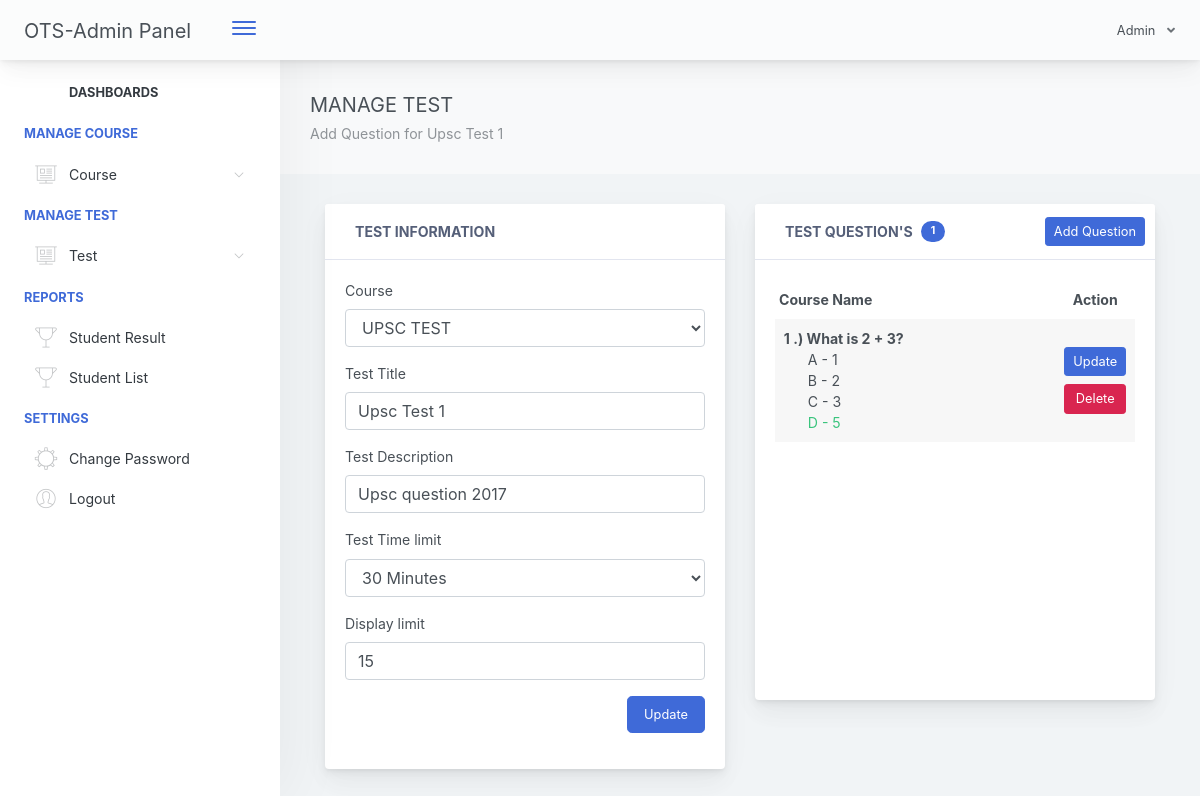
/admin/manage-test.php?id=3 (signed in), run on the app's committed database.
### tables this page shows
CREATE TABLE `test_tbl` (
  `test_id` int(11) NOT NULL,
  `cou_id` int(11) NOT NULL,
  `test_title` varchar(1000) NOT NULL,
  `test_time_limit` varchar(1000) NOT NULL,
  `test_questlimit_display` int(11) NOT NULL,
  `test_description` varchar(1000) NOT NULL,
  `test_created` timestamp NOT NULL DEFAULT current_timestamp() ON UPDATE current_timestamp()
);

CREATE TABLE `course_tbl` (
  `cou_id` int(11) NOT NULL,
  `cou_name` varchar(1000) NOT NULL,
  `cou_created` timestamp NOT NULL DEFAULT current_timestamp() ON UPDATE current_timestamp()
);

CREATE TABLE `test_question_tbl` (
  `tqt_id` int(11) NOT NULL,
  `test_id` int(11) NOT NULL,
  `test_question` varchar(1000) NOT NULL,
  `test_ch1` varchar(1000) NOT NULL,
  `test_ch2` varchar(1000) NOT NULL,
  `test_ch3` varchar(1000) NOT NULL,
  `test_ch4` varchar(1000) NOT NULL,
  `test_answer` varchar(1000) NOT NULL,
  `test_status` varchar(1000) NOT NULL DEFAULT 'active',
  `test_explain` varchar(255) NOT NULL
);

### admin/manage-test.php (the view, shortened to what this page needs)
<?php include("includes/header.php"); ?>
<div class="app-main">
<?php include("includes/sidebar.php"); ?>
<?php
   $exId = $_GET['id'];
   $selTest = $dbh->query("SELECT * FROM test_tbl WHERE test_id='$exId' ");
   $selTestRow = $selTest->fetch(PDO::FETCH_ASSOC);
   $courseId = $selTestRow['cou_id'];
   $selCourse = $dbh->query("SELECT cou_name as courseName FROM course_tbl WHERE cou_id='$courseId' ")->fetch(PDO::FETCH_ASSOC);
 ?>
<div class="app-main__outer">
        <div class="app-main__inner">
            <div class="app-page-title">
                <div class="page-title-wrapper">
                     <div class="page-title-heading">
                        <div> MANAGE TEST
                            <div class="page-title-subheading">
                              Add Question for <?php echo $selTestRow['test_title']; ?>
                            </div>
                        </div>
                    </div>
                </div>
            </div>
            <div class="col-md-12">
            <div id="refreshData">
            <div class="row">
                  <div class="col-md-6">
                      <div class="main-card mb-3 card">
                          <div class="card-header">
                            <i class="header-icon lnr-license icon-gradient bg-plum-plate"> </i>Test Information
                          </div>
                          <div class="card-body">
                           <form method="post" id="updateTestFrm">
                               <div class="form-group">
                                <label>Course</label>
                                <select class="form-control" name="courseId" required="">
                                  <option value="<?php echo $selTestRow['cou_id']; ?>"><?php echo $selCourse['courseName']; ?></option>
                                </select>
                              </div>
                              <div class="form-group">
                                <label>Test Title</label>
                                <input type="" name="examTitle" class="form-control" required="" value="<?php echo $selTestRow['test_title']; ?>">
                              </div>
                              <div class="form-group">
                                <label>Test Description</label>
                                <input type="" name="examDesc" class="form-control" required="" value="<?php echo $selTestRow['test_description']; ?>">
                              </div>
                              <div class="form-group">
                                <label>Test Time limit</label>
                                <select class="form-control" name="examLimit" required="">
                                  <option value="<?php echo $selTestRow['test_time_limit']; ?>"><?php echo $selTestRow['test_time_limit']; ?> Minutes</option>
                                </select>
                              </div>
                              <div class="form-group">
                                <label>Display limit</label>
                                <input type="number" name="examQuestDipLimit" class="form-control" value="<?php echo $selTestRow['test_questlimit_display']; ?>">
                              </div>
                              <div class="form-group" align="right">
                                <button type="submit" class="btn btn-primary btn-lg">Update</button>
                              </div>
                           </form>
                          </div>
                      </div>
                  </div>
                  <div class="col-md-6">
                    <?php
                        $selQuest = $dbh->query("SELECT * FROM test_question_tbl WHERE test_id='$exId' ORDER BY tqt_id desc");
                    ?>
                     <div class="main-card mb-3 card">
                          <div class="card-header"><i class="header-icon lnr-license icon-gradient bg-plum-plate"> </i>Test Question's
                            <span class="badge badge-pill badge-primary ml-2">
                              <?php echo $selQuest->rowCount(); ?>
                            </span>
                             <div class="btn-actions-pane-right">
                                <button class="btn btn-sm btn-primary " data-toggle="modal" data-target="#modalForAddQuestion">Add Question</button>
                              </div>
                          </div>
                          <div class="card-body" >
                            <div class="scroll-area-sm" style="min-height: 400px;">
                               <div class="scrollbar-container">
                            <?php
                               if($selQuest->rowCount() > 0)
                               {  ?>
                                 <div class="table-responsive">
                                    <table class="align-middle mb-0 table table-borderless table-striped table-hover" id="tableList">
                                        <thead>
                                        <tr>
                                            <th class="text-left pl-1">Course Name</th>
                                            <th class="text-center" width="20%">Action</th>
                                        </tr>
                                        </thead>
                                        <tbody>
                                          <?php
                                            if($selQuest->rowCount() > 0)
                                            {
                                               $i = 1;
                                               while ($selQuestionRow = $selQuest->fetch(PDO::FETCH_ASSOC)) { ?>
                                                <tr>
                                                        <td >
                                                            <b><?php echo $i++ ; ?> .) <?php echo $selQuestionRow['test_question']; ?></b><br>
                                                            <?php
                                                              if($selQuestionRow['test_ch1'] == $selQuestionRow['test_answer'])
                                                              { ?>
                                                                <span class="pl-4 text-success">A - <?php echo  $selQuestionRow['test_ch1']; ?></span><br>
                                                              <?php }
                                                              else
                                                              { ?>
                                                                <span class="pl-4">A - <?php echo $selQuestionRow['test_ch1']; ?></span><br>
                                                              <?php }
                                                              if($selQuestionRow['test_ch2'] == $selQuestionRow['test_answer'])
                                                              { ?>
                                                                <span class="pl-4 text-success">B - <?php echo $selQuestionRow['test_ch2']; ?></span><br>
                                                              <?php }
                                                              else
                                                              { ?>
                                                                <span class="pl-4">B - <?php echo $selQuestionRow['test_ch2']; ?></span><br>
                                                              <?php }
                                                              if($selQuestionRow['test_ch3'] == $selQuestionRow['test_answer'])
                                                              { ?>
                                                                <span class="pl-4 text-success">C - <?php echo $selQuestionRow['test_ch3']; ?></span><br>
                                                              <?php }
                                                              else
                                                              { ?>
                                                                <span class="pl-4">C - <?php echo $selQuestionRow['test_ch3']; ?></span><br>
                                                              <?php }
                                                              if($selQuestionRow['test_ch4'] == $selQuestionRow['test_answer'])
                                                              { ?>
                                                                <span class="pl-4 text-success">D - <?php echo $selQuestionRow['test_ch4']; ?></span><br>
                                                              <?php }
                                                              else
                                                              { ?>
                                                                <span class="pl-4">D - <?php echo $selQuestionRow['test_ch4']; ?></span><br>
                                                              <?php }
                                                             ?>
                                                        </td>
                                                        <td class="text-center">
                                                         <a rel="facebox" href="facebox_modal/updateQuestion.php?id=<?php echo $selQuestionRow['tqt_id']; ?>" class="btn btn-sm btn-primary btn-block">Update</a>
                                                         <button type="button" id="deleteQuestion" data-id='<?php echo $selQuestionRow['tqt_id']; ?>'  class="btn btn-danger btn-block mt-2 btn-sm">Delete</button>
                                                        </td>
                                                    </tr>
                                               <?php }
                                            }
                                           ?>
                                        </tbody>
                                    </table>
                                </div>
                               <?php }
                               else
                               { ?>
                                  <h4 class="text-primary">No question found...</h4>
                                 <?php
                               }
                             ?>
                               </div>
                            </div>
                          </div>
                      </div>
                  </div>
              </div>
            </div>
            </div>
            </div>
<?php include("includes/footer.php"); ?>

### data on the page
test_tbl: test_title "Upsc Test 1", examTitle "Upsc Test 1", examDesc "Upsc question 2017", examLimit "30 Minutes", examQuestDipLimit "15"
course_tbl: courseId "UPSC TEST"
test_question_tbl: test_question "What is 2 + 3?", test_ch1 "1", test_ch2 "2", test_ch3 "3", test_ch4 "5"

### other printed values
$selQuest->rowCount() "1"
